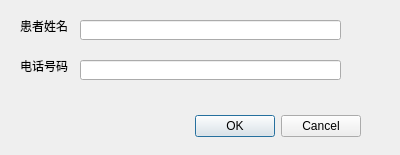
<?xml version="1.0" encoding="UTF-8"?>
<ui version="4.0">
 <class>QueryAppointmentDialog</class>
 <widget class="QDialog" name="QueryAppointmentDialog">
  <property name="geometry">
   <rect>
    <x>0</x>
    <y>0</y>
    <width>400</width>
    <height>155</height>
   </rect>
  </property>
  <property name="windowTitle">
   <string>查询预约</string>
  </property>
  <widget class="QDialogButtonBox" name="buttonBox">
   <property name="geometry">
    <rect>
     <x>20</x>
     <y>110</y>
     <width>341</width>
     <height>32</height>
    </rect>
   </property>
   <property name="orientation">
    <enum>Qt::Horizontal</enum>
   </property>
   <property name="standardButtons">
    <set>QDialogButtonBox::Cancel|QDialogButtonBox::Ok</set>
   </property>
  </widget>
  <widget class="QLabel" name="label">
   <property name="geometry">
    <rect>
     <x>20</x>
     <y>20</y>
     <width>54</width>
     <height>12</height>
    </rect>
   </property>
   <property name="text">
    <string>患者姓名</string>
   </property>
  </widget>
  <widget class="QLineEdit" name="lineEdit_name">
   <property name="geometry">
    <rect>
     <x>80</x>
     <y>20</y>
     <width>261</width>
     <height>20</height>
    </rect>
   </property>
  </widget>
  <widget class="QLabel" name="label_2">
   <property name="geometry">
    <rect>
     <x>20</x>
     <y>60</y>
     <width>54</width>
     <height>12</height>
    </rect>
   </property>
   <property name="text">
    <string>电话号码</string>
   </property>
  </widget>
  <widget class="QLineEdit" name="lineEdit_tel">
   <property name="geometry">
    <rect>
     <x>80</x>
     <y>60</y>
     <width>261</width>
     <height>20</height>
    </rect>
   </property>
  </widget>
 </widget>
 <resources/>
 <connections>
  <connection>
   <sender>buttonBox</sender>
   <signal>accepted()</signal>
   <receiver>QueryAppointmentDialog</receiver>
   <slot>accept()</slot>
   <hints>
    <hint type="sourcelabel">
     <x>248</x>
     <y>254</y>
    </hint>
    <hint type="destinationlabel">
     <x>157</x>
     <y>274</y>
    </hint>
   </hints>
  </connection>
  <connection>
   <sender>buttonBox</sender>
   <signal>rejected()</signal>
   <receiver>QueryAppointmentDialog</receiver>
   <slot>reject()</slot>
   <hints>
    <hint type="sourcelabel">
     <x>316</x>
     <y>260</y>
    </hint>
    <hint type="destinationlabel">
     <x>286</x>
     <y>274</y>
    </hint>
   </hints>
  </connection>
 </connections>
</ui>
